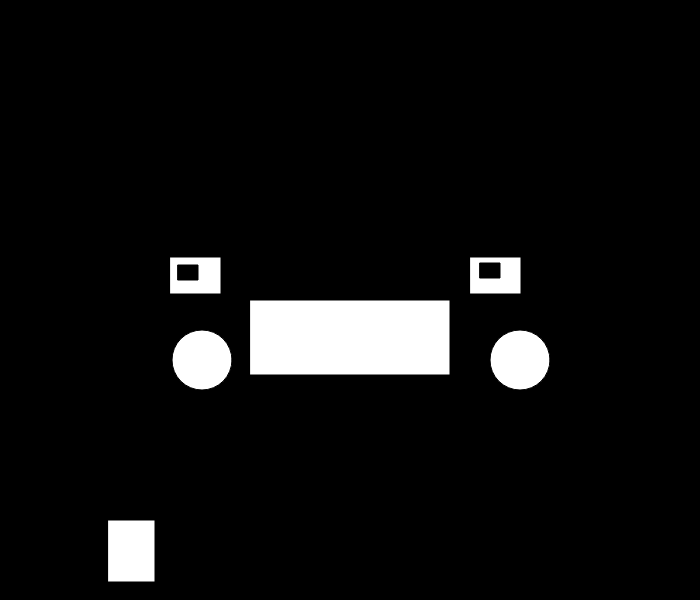
Frame 1 (no input)
Frame 60 (no input): identical to frame 1, image omitted
Frame 120 (the mouse pressed at the canvas centre since frame 60): identical to frame 1, image omitted

The p5.js sketch that drew this single still picture (run headless with seeded random() and noise() and a simulated clock; from frame 60 on, the mouse is pressed at the canvas centre):

// p5.js sketch
// ── sketch.js
function setup() {
  // put setup code here
  // alert("Agrou") ;
  createCanvas(700,600);

  background(0);

  rect(170,257,51,37);
  //pos horizontal,pos vertical, largeur, hauteur
  rect(108,520,47,62);
  circle(202,360,60);
   rect(250,300,200,75)
rect(470,257,51,37)
circle(520,360,60)
  
  fill(0);
  rect(178,265,20,15);
  rect(480,263,20,15)
}

function draw() {
  // put drawing code here
}
